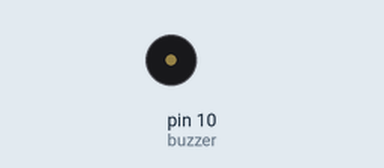
Bench run of a sketch on a simulated Arduino Uno, built with avr-gcc and run on an emulated ATmega328P. Parts: buzzer (waves = sounding).

Above: at 0.09 s.
Timing chart, 0 to 3.0 s (numbered marks = the images above):
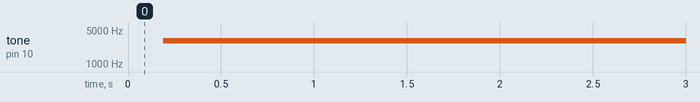

The sketch:

buzzer_aula.ino
```cpp
// C++ code
float sinVal;
int toneVal;
int buzzer = 10;

void setup(){
  pinMode(buzzer, OUTPUT);


}

void loop(){
  for(int x=0; x<125; x++){
    sinVal = sin(x*(3.14/180));
    toneVal = 2000+(int(sinVal*1000));
    tone(buzzer, toneVal);
    delay(2);
  }
  noTone(buzzer);
}
```

Measured:
- by itself, tone on pin 10 (buzzer): silent → 2999 Hz at 0.19 s
